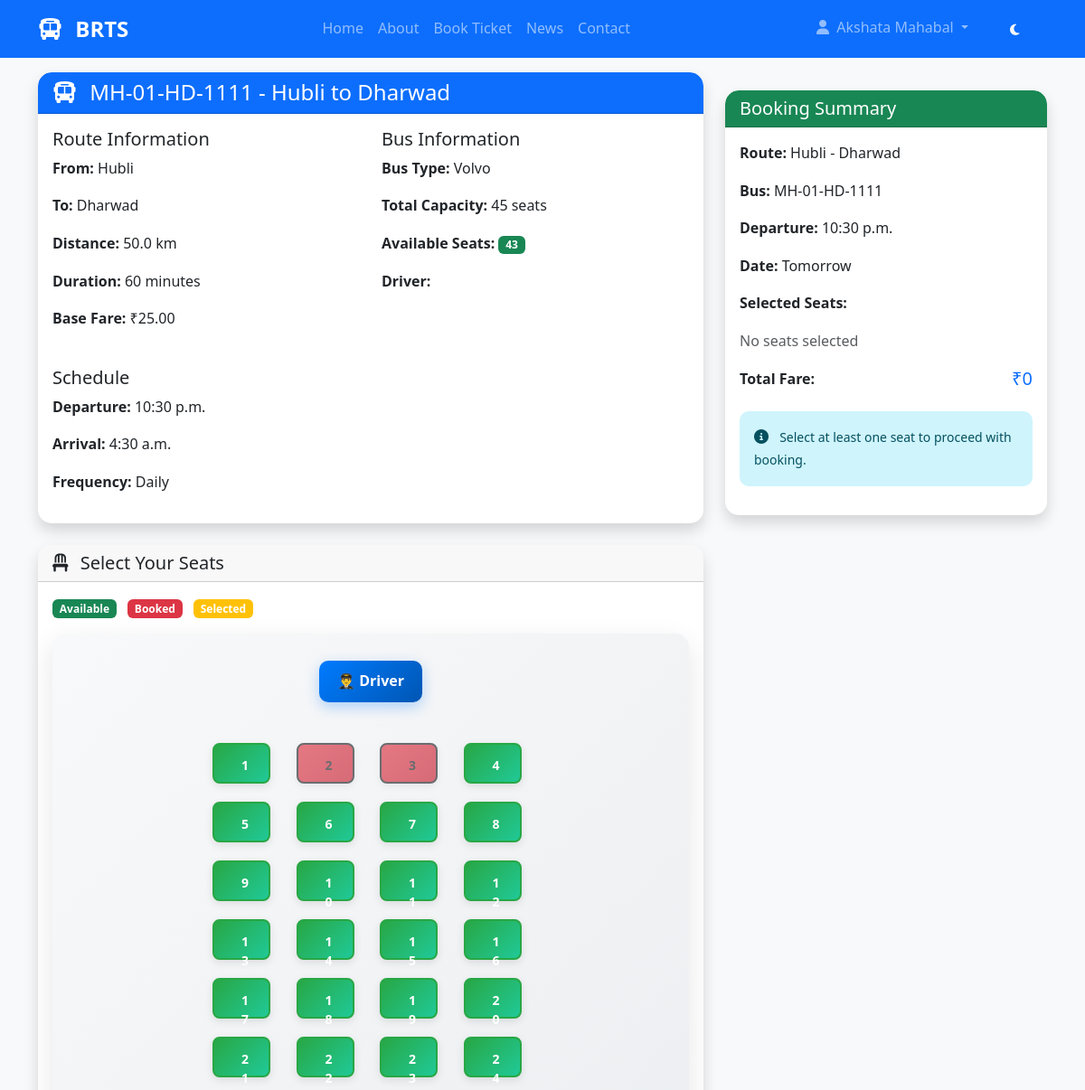
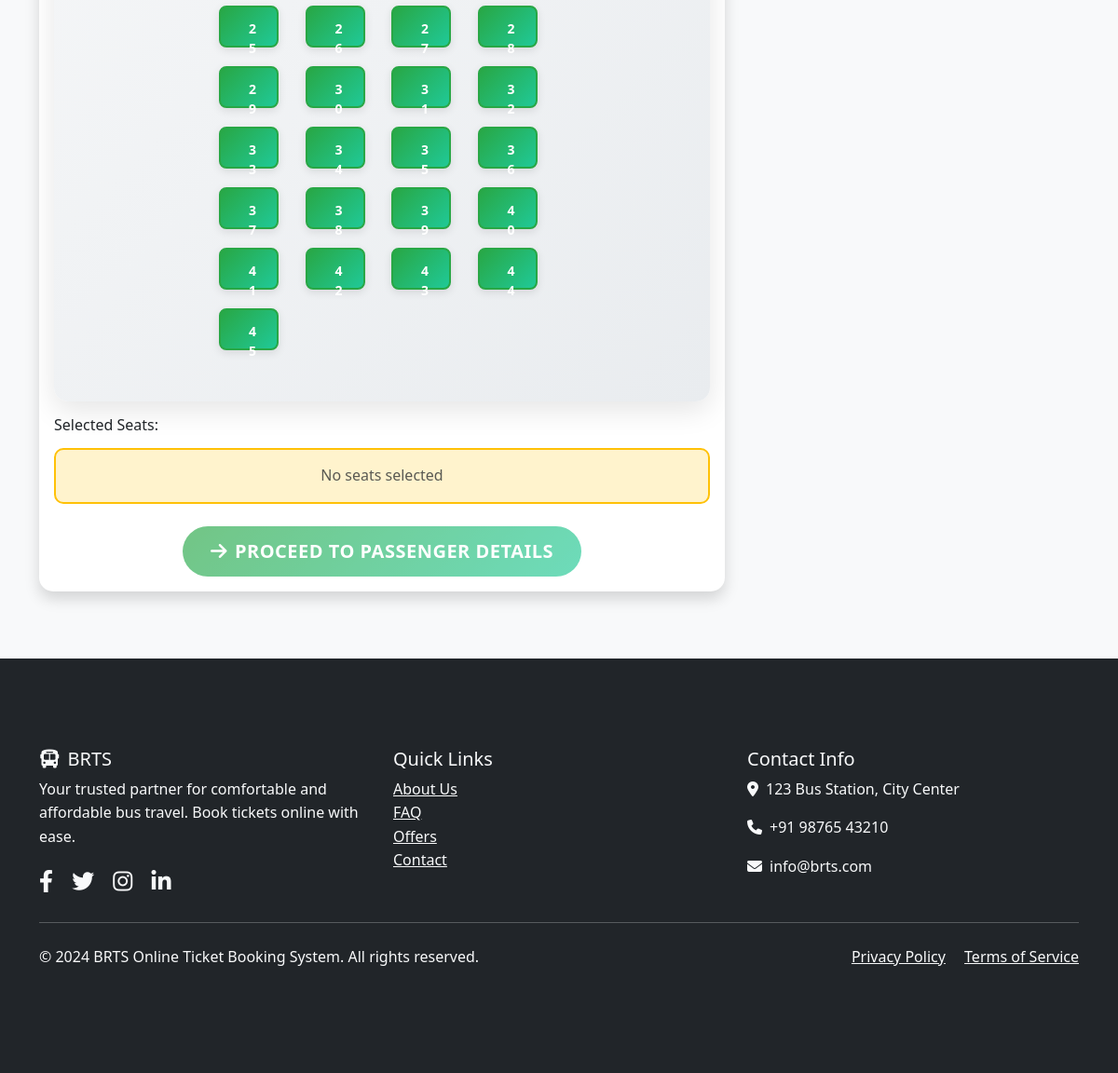
Screenshot of /booking/select-seats/29/ (signed in) with the database file from the repository (2 pictures, top to bottom).
### accounts/models.py (models this page shows, shortened)
class User(AbstractUser):
    email = models.EmailField(unique=True)
    phone_number = models.CharField(max_length=15, blank=True, null=True)
    profile_picture = models.ImageField(upload_to='profile_pics/', blank=True, null=True)
    is_verified = models.BooleanField(default=False)
    date_of_birth = models.DateField(blank=True, null=True)
    address = models.TextField(blank=True, null=True)
    created_at = models.DateTimeField(auto_now_add=True)
    updated_at = models.DateTimeField(auto_now=True)
    USERNAME_FIELD = 'email'
    REQUIRED_FIELDS = ['username', 'first_name', 'last_name']

### bus_management/models.py (models this page shows, shortened)
class Bus(models.Model):
    bus_number = models.CharField(max_length=20, unique=True)
    bus_type = models.CharField(max_length=20, choices=[
        ('ac_seater', 'AC Seater'),
        ('ac_sleeper', 'AC Sleeper'),
        ('non_ac_seater', 'Non-AC Seater'),
        ('non_ac_sleeper', 'Non-AC Sleeper'),
        ('volvo', 'Volvo AC'),
    ])
    capacity = models.IntegerField(validators=[MinValueValidator(1)])
    driver = models.ForeignKey(Driver, on_delete=models.SET_NULL, null=True, blank=True, related_name='buses')
    registration_number = models.CharField(max_length=20, unique=True)
    amenities = models.JSONField(default=list)
    status = models.CharField(max_length=15, choices=[
        ('active', 'Active'),
        ('inactive', 'Inactive'),
        ('maintenance', 'Under Maintenance'),
    ], default='active')
    route = models.ForeignKey(Route, on_delete=models.CASCADE, related_name='buses')
    class Meta:
        verbose_name = "Bus"
        verbose_name_plural = "Buses"
    def get_available_seats(self, schedule_id):
        from booking.models import Booking
        schedule = Schedule.objects.get(id=schedule_id)
        bookings = Booking.objects.filter(schedule=schedule)
        booked_seats = []
        for booking in bookings:
            if booking.seat_numbers:
                booked_seats.extend(booking.seat_numbers)
        total_capacity = self.capacity
        available_seats = total_capacity - len(booked_seats)
        return {
            'total_capacity': total_capacity,
            'booked_seats': booked_seats,
            'available_seats': available_seats
        }

class Route(models.Model):
    name = models.CharField(max_length=100)
    source = models.CharField(max_length=100)
    destination = models.CharField(max_length=100)
    distance = models.FloatField(help_text="Distance in kilometers")
    estimated_time = models.IntegerField(help_text="Estimated travel time in minutes")
    base_fare = models.DecimalField(max_digits=10, decimal_places=2)
    is_active = models.BooleanField(default=True)
    class Meta:
        verbose_name = "Route"
        verbose_name_plural = "Routes"

class Schedule(models.Model):
    route = models.ForeignKey(Route, on_delete=models.CASCADE, related_name='schedules')
    bus = models.ForeignKey(Bus, on_delete=models.CASCADE, related_name='schedules')
    departure_time = models.TimeField()
    arrival_time = models.TimeField()
    frequency = models.CharField(max_length=50, choices=[
        ('daily', 'Daily'),
        ('weekly', 'Weekly'),
        ('custom', 'Custom'),
    ], default='daily')
    days_of_week = models.JSONField(default=list)
    effective_from = models.DateField()
    is_active = models.BooleanField(default=True)
    class Meta:
        verbose_name = "Schedule"
        verbose_name_plural = "Schedules"

### booking/views.py (the view, shortened to what this page needs)
# urls.py: path('select-seats/<int:schedule_id>/', views.select_seats_view, name='select_seats'),
@login_required
def select_seats_view(request, schedule_id):
    schedule = get_object_or_404(Schedule, id=schedule_id, is_active=True)
    seats_info = schedule.bus.get_available_seats(schedule_id)
    all_seats = [str(i) for i in range(1, schedule.bus.capacity + 1)]
    seat_layout = []
    seats_per_row = 4
    for i in range(0, len(all_seats), seats_per_row):
        row = []
        for seat_num in all_seats[i:i + seats_per_row]:
            row.append({
                'number': seat_num,
                'available': seat_num not in seats_info['booked_seats'],
            })
        seat_layout.append(row)
    available_seats_count = len([seat for seat in all_seats if seat not in seats_info['booked_seats']])
    context = {
        'schedule': schedule,
        'route': schedule.route,
        'bus': schedule.bus,
        'seat_layout': seat_layout,
        'available_seats_count': available_seats_count,
        'travel_date': request.session.get('travel_date', 'Tomorrow'),
    }
    return render(request, 'booking/select_seats.html', context)

### templates/booking/select_seats.html (shortened to what this page needs)
{% extends 'base.html' %}
{% block content %}
<div class="container mt-5">
    <div class="row">
        <div class="col-lg-8">
            <div class="card shadow mb-4">
                <div class="card-header bg-primary text-white">
                    <h4 class="mb-0">
                        <i class="fas fa-bus me-2"></i>
                        {{ bus.bus_number }} - {{ route.source }} to {{ route.destination }}
                    </h4>
                </div>
                <div class="card-body">
                    <div class="row">
                        <div class="col-md-6">
                            <h5>Route Information</h5>
                            <p><strong>From:</strong> {{ route.source }}</p>
                            <p><strong>To:</strong> {{ route.destination }}</p>
                            <p><strong>Distance:</strong> {{ route.distance }} km</p>
                            <p><strong>Duration:</strong> {{ route.estimated_time }} minutes</p>
                            <p><strong>Base Fare:</strong> ₹{{ route.base_fare }}</p>
                        </div>
                        <div class="col-md-6">
                            <h5>Bus Information</h5>
                            <p><strong>Bus Type:</strong> {{ bus.bus_type|title }}</p>
                            <p><strong>Total Capacity:</strong> {{ bus.capacity }} seats</p>
                            <p><strong>Available Seats:</strong>
                                <span class="badge bg-success">{{ available_seats_count }}</span>
                            </p>
                            <p><strong>Driver:</strong> {{ bus.driver_name }}</p>
                        </div>
                    </div>
                    <div class="mt-4">
                        <h5>Schedule</h5>
                        <p><strong>Departure:</strong> {{ schedule.departure_time }}</p>
                        <p><strong>Arrival:</strong> {{ schedule.arrival_time }}</p>
                        <p><strong>Frequency:</strong> {{ schedule.frequency }}</p>
                    </div>
                </div>
            </div>
            <div class="card shadow mb-4">
                <div class="card-header">
                    <h5 class="mb-0">
                        <i class="fas fa-chair me-2"></i>
                        Select Your Seats
                    </h5>
                </div>
                <div class="card-body">
                    <div class="seat-legend mb-3">
                        <span class="badge bg-success me-2">Available</span>
                        <span class="badge bg-danger me-2">Booked</span>
                        <span class="badge bg-warning me-2">Selected</span>
                    </div>
                    <form method="post" id="seatSelectionForm">
                        <div class="seat-layout-container">
                            <div class="bus-layout">
                                <div class="driver-area">
                                    <div class="driver-seat">👨‍✈️ Driver</div>
                                </div>
                                <div class="seat-grid">
                                    {% for row in seat_layout %}
                                        {% for seat_info in row %}
                                            <button type="button"
                                                    class="btn seat-btn {% if seat_info.available %}seat-available{% else %}seat-booked disabled{% endif %}"
                                                    {% if seat_info.available %}onclick="toggleSeat(this, '{{ seat_info.number }}')"{% endif %}
                                                    data-seat="{{ seat_info.number }}">
                                                {{ seat_info.number }}
                                            </button>
                                        {% endfor %}
                                    {% endfor %}
                                </div>
                            </div>
                        </div>
                        <div class="mt-3">
                            <h6>Selected Seats:</h6>
                            <div id="selectedSeatsDisplay" class="selected-seats">
                            </div>
                        </div>
                        <div class="mt-4 text-center">
                            <button type="submit" class="btn btn-success btn-lg" id="proceedBtn" disabled>
                                <i class="fas fa-arrow-right me-2"></i>Proceed to Passenger Details
                            </button>
                        </div>
                    </form>
                </div>
            </div>
        </div>
        <div class="col-lg-4">
            <div class="card shadow sticky-top" style="top: 100px;">
                <div class="card-header bg-success text-white">
                    <h5 class="mb-0">Booking Summary</h5>
                </div>
                <div class="card-body">
                    <div class="mb-3">
                        <p><strong>Route:</strong> {{ route.source }} - {{ route.destination }}</p>
                        <p><strong>Bus:</strong> {{ bus.bus_number }}</p>
                        <p><strong>Departure:</strong> {{ schedule.departure_time }}</p>
                        <p><strong>Date:</strong> {{ travel_date|default:"Tomorrow" }}</p>
                    </div>
                    <div class="mb-3">
                        <p><strong>Selected Seats:</strong></p>
                        <div id="selectedSeatsList" class="selected-seats-list">
                        </div>
                    </div>
                    <div class="mb-3">
                        <div class="d-flex justify-content-between">
                            <strong>Total Fare:</strong>
                            <span class="h5 text-primary" id="totalFare">₹0</span>
                        </div>
                    </div>
                    <div class="alert alert-info">
                        <i class="fas fa-info-circle me-2"></i>
                        <small>Select at least one seat to proceed with booking.</small>
                    </div>
                </div>
            </div>
        </div>
    </div>
</div>
{% endblock %}

### templates/base.html (shortened to what this page needs)
{% load static %}
<!DOCTYPE html>
<html lang="en">
<head>
    <link href="https://cdn.jsdelivr.net/npm/bootstrap@5.3.0/dist/css/bootstrap.min.css" rel="stylesheet">
    <link rel="stylesheet" href="https://cdnjs.cloudflare.com/ajax/libs/font-awesome/6.4.0/css/all.min.css">
    <link rel="stylesheet" href="{% static 'css/style.css' %}">
</head>
<body>
    <nav class="navbar navbar-expand-lg navbar-dark bg-primary fixed-top">
        <div class="container">
            <a class="navbar-brand" href="{% url 'core:home' %}">
                <i class="fas fa-bus me-2"></i>
                <strong>BRTS</strong>
            </a>
            <div class="collapse navbar-collapse" id="navbarNav">
                <ul class="navbar-nav mx-auto">
                    {% if not user.is_staff %}
                        <li class="nav-item">
                            <a class="nav-link" href="{% url 'core:home' %}">Home</a>
                        </li>
                        <li class="nav-item">
                            <a class="nav-link" href="{% url 'core:about' %}">About</a>
                        </li>
                        <li class="nav-item">
                            <a class="nav-link" href="{% url 'booking:search_bus' %}">Book Ticket</a>
                        </li>
                        <li class="nav-item">
                            <a class="nav-link" href="{% url 'core:news' %}">News</a>
                        </li>
                        <li class="nav-item">
                            <a class="nav-link" href="{% url 'core:contact' %}">Contact</a>
                        </li>
                    {% endif %}
                </ul>
                <ul class="navbar-nav">
                    {% if user.is_authenticated %}
                        <li class="nav-item dropdown">
                            <a class="nav-link dropdown-toggle" href="#" id="navbarDropdown" role="button" data-bs-toggle="dropdown">
                                <i class="fas fa-user me-1"></i>
                                {{ user.first_name }}
                            </a>
                        </li>
                    {% endif %}
                    <li class="nav-item">
                        <button class="btn btn-outline-light btn-sm ms-2" id="darkModeToggle">
                            <i class="fas fa-moon"></i>
                        </button>
                    </li>
                </ul>
            </div>
        </div>
    </nav>
    <main class="main-content">
        {% block content %}{% endblock %}
    </main>
    <footer class="bg-dark text-light mt-5">
        <div class="container py-5">
            <div class="row">
                <div class="col-md-4">
                    <h5><i class="fas fa-bus me-2"></i>BRTS</h5>
                    <p>Your trusted partner for comfortable and affordable bus travel. Book tickets online with ease.</p>
                    <div class="social-links">
                        <a href="#" class="text-light me-3"><i class="fab fa-facebook-f"></i></a>
                        <a href="#" class="text-light me-3"><i class="fab fa-twitter"></i></a>
                        <a href="#" class="text-light me-3"><i class="fab fa-instagram"></i></a>
                        <a href="#" class="text-light me-3"><i class="fab fa-linkedin-in"></i></a>
                    </div>
                </div>
                <div class="col-md-4">
                    <h5>Quick Links</h5>
                    <ul class="list-unstyled">
                        <li><a href="{% url 'core:about' %}" class="text-light">About Us</a></li>
                        <li><a href="{% url 'core:faq' %}" class="text-light">FAQ</a></li>
                        <li><a href="{% url 'core:offers' %}" class="text-light">Offers</a></li>
                        <li><a href="{% url 'core:contact' %}" class="text-light">Contact</a></li>
                    </ul>
                </div>
                <div class="col-md-4">
                    <h5>Contact Info</h5>
                    <p><i class="fas fa-map-marker-alt me-2"></i>123 Bus Station, City Center</p>
                    <p><i class="fas fa-phone me-2"></i>+91 98765 43210</p>
                    <p><i class="fas fa-envelope me-2"></i>info@brts.com</p>
                </div>
            </div>
            <hr class="my-4">
            <div class="row">
                <div class="col-md-6">
                    <p>&copy; 2024 BRTS Online Ticket Booking System. All rights reserved.</p>
                </div>
                <div class="col-md-6 text-end">
                    <a href="#" class="text-light me-3">Privacy Policy</a>
                    <a href="#" class="text-light">Terms of Service</a>
                </div>
            </div>
        </div>
    </footer>
</body>
</html>

### rows the page displays
User: first_name "Akshata Mahabal"
Bus: bus_number "MH-01-HD-1111", bus_type "Volvo", capacity "45"
Route: source "Hubli", destination "Dharwad", distance "50.0", estimated_time "60", base_fare "25.00"
Schedule: departure_time "10:30 p.m.", arrival_time "4:30 a.m.", frequency "Daily"

### other values shown
{{ available_seats_count }} "43"
{{ seat_info.number }} "1" "2" "3" "4" "5" "6" "7" "8" "9" "10" "11" "12" "13" "14" "15" "16" "17" "18" "19" "20" "21" "22" "23" "24" "25" "26" "27" "28" "29" "30" "31" "32" "33" "34" "35" "36" "37" "38" "39" "40" "41" "42" "43" "44" "45"
{{ travel_date|default:"Tomorrow" }} "Tomorrow"
